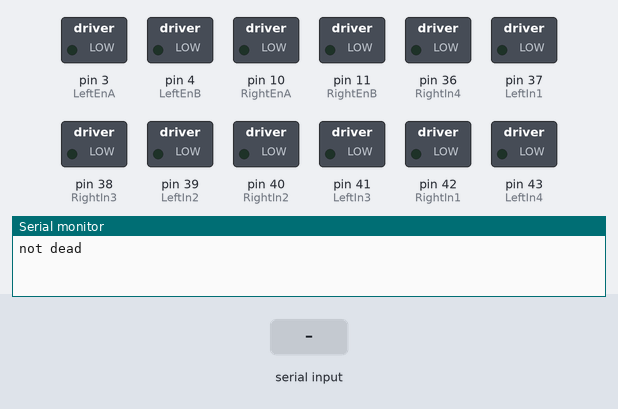
Bench run of a sketch on a simulated Arduino Mega 2560, built with avr-gcc and run on an emulated ATmega2560. Parts: switched loads named in the sketch (green lamp = pin HIGH), the last lines printed to the serial monitor. Inputs (shaded band) come from the test bench.

Above: at 1.2 s.
1.3 s: byte 30 received over Serial
At 2.0 s:
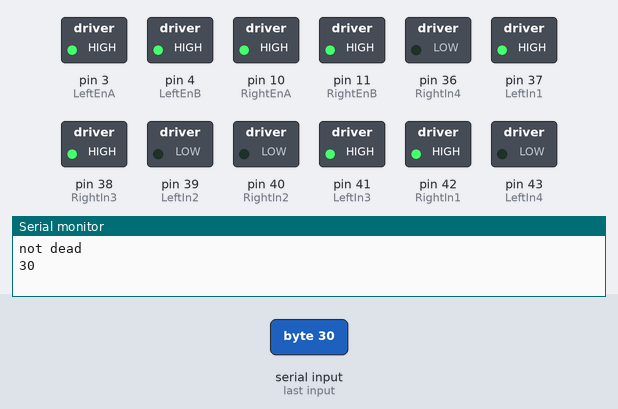
Timing chart, 0 to 4.3 s (numbered marks = the images above; inputs shaded):
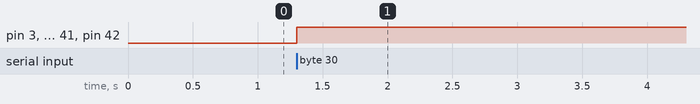

The sketch:

samplerovercontrol.ino
```cpp
 /* Sample Rover Control
 * Wednesday, March 4, 2020
 *
 * spins motors according to Serial input
 *
 * hardest part
 * ===========
 * battery pack was broken and i didn't realize
 *
 *
 */

//Pin definition
#define RightEnA 10
#define RightEnB 11
#define RightIn1 42
#define RightIn2 40
#define RightIn3 38
#define RightIn4 36
#define LeftEnA 3
#define LeftEnB 4
#define LeftIn1 37
#define LeftIn2 39
#define LeftIn3 41
#define LeftIn4 43

int val = 0;

void setup() {
  //Allow serial control
  Serial.begin(9600);
  Serial.println("not dead");

  //Set control pins to output
  pinMode(RightEnA, OUTPUT);
  pinMode(RightEnB, OUTPUT);
  pinMode(RightIn1, OUTPUT);
  pinMode(RightIn2, OUTPUT);
  pinMode(RightIn3, OUTPUT);
  pinMode(RightIn4, OUTPUT);
  pinMode(LeftEnA, OUTPUT);
  pinMode(LeftEnB, OUTPUT);
  pinMode(LeftIn1, OUTPUT);
  pinMode(LeftIn2, OUTPUT);
  pinMode(LeftIn3, OUTPUT);
  pinMode(LeftIn4, OUTPUT);
}

void loop() {
  if (Serial.available()){
    val = Serial.read();
    Serial.println(val);

    //Direction control
    if (240 <= val < 360) //Forward
    {
      drive(255,255);
    }
    else if (120 <= val < 240) //Left
    {
      drive(127,255);
    }
    else if (360 <= val < 480) //Right
    {
      drive(255,127);
    }
    else if (0 <= val < 120) //More left
    {
      drive(0,255);
    }
    else if (480 <= val <= 600) //More right
    {
      drive(255,0);
    }
    else if (val < 0 || val > 600) //Stop; error
    {
      drive(0,0);
    }
  }
}

void drive(int Lspeed, int Rspeed){
   if (Lspeed > 0){
      digitalWrite(LeftIn1, HIGH);
      digitalWrite(LeftIn2, LOW);
      analogWrite(LeftEnA, Lspeed);
      digitalWrite(LeftIn3, HIGH);
      digitalWrite(LeftIn4, LOW);
      analogWrite(LeftEnB, Lspeed);
   }
   else if (Lspeed < 0){
      digitalWrite(LeftIn1, LOW);
      digitalWrite(LeftIn2, HIGH);
      analogWrite(LeftEnA, Lspeed);
      digitalWrite(LeftIn3, LOW);
      digitalWrite(LeftIn4, HIGH);
      analogWrite(LeftEnB, Lspeed);
   }
   else if (Lspeed == 0){
      digitalWrite(LeftIn1, LOW);
      digitalWrite(LeftIn2, LOW);
      digitalWrite(LeftIn3, LOW);
      digitalWrite(LeftIn4, LOW);
   }
   if (Rspeed > 0){
      digitalWrite(RightIn1, HIGH);
      digitalWrite(RightIn2, LOW);
      analogWrite(RightEnA, Rspeed);
      digitalWrite(RightIn3, HIGH);
      digitalWrite(RightIn4, LOW);
      analogWrite(RightEnB, Rspeed);
   }
   else if (Rspeed < 0){
      digitalWrite(RightIn1, LOW);
      digitalWrite(RightIn2, HIGH);
      analogWrite(RightEnA, Rspeed);
      digitalWrite(RightIn3, LOW);
      digitalWrite(RightIn4, HIGH);
      analogWrite(RightEnB, Rspeed);
   }
   else if (Rspeed == 0){
      digitalWrite(RightIn1, LOW);
      digitalWrite(RightIn2, LOW);
      digitalWrite(RightIn3, LOW);
      digitalWrite(RightIn4, LOW);
   }
}
```

Measured:
- after the input at 1.3 s, pin 3 (LeftEnA), pin 4 (LeftEnB), pin 10 (RightEnA), pin 11 (RightEnB), pin 37 (LeftIn1), pin 38 (RightIn3), pin 41 (LeftIn3), pin 42 (RightIn1): LOW → HIGH at once
